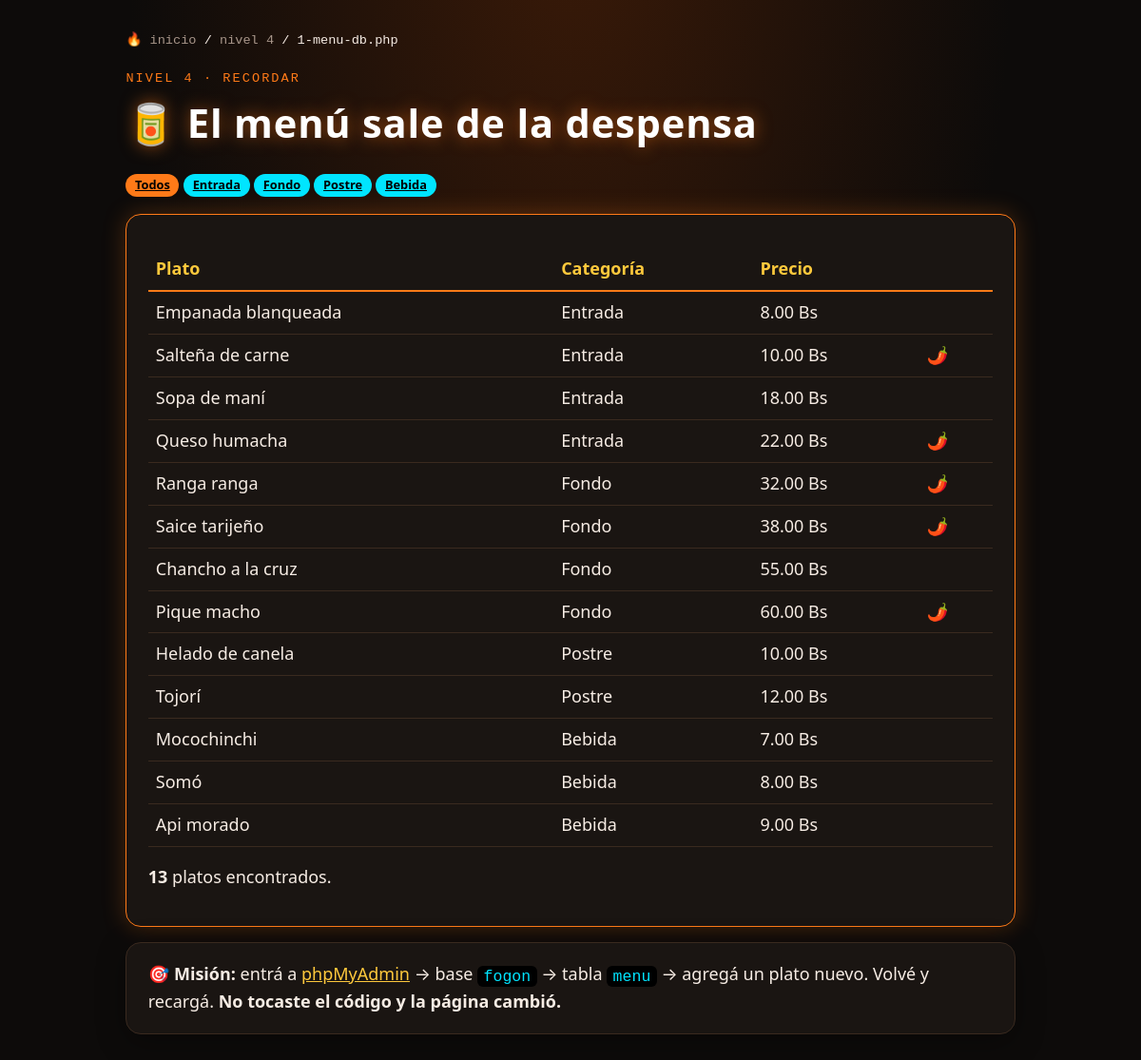
Screenshot of /04-recordar/1-menu-db.php with the database file from the repository.
### tables this page shows
CREATE TABLE menu (
  id        INT AUTO_INCREMENT PRIMARY KEY,
  plato     VARCHAR(80)  NOT NULL,
  categoria ENUM('Entrada','Fondo','Postre','Bebida') NOT NULL,
  precio    DECIMAL(6,2) NOT NULL,
  picante   TINYINT(1)   NOT NULL DEFAULT 0
);

### www/04-recordar/1-menu-db.php (the view, shortened to what this page needs)
<?php
require 'conexion.php';
$categoria = $_GET['cat'] ?? '';
if ($categoria === '') {
    $platos = $pdo->query('SELECT plato, categoria, precio, picante FROM menu ORDER BY categoria, precio')
                  ->fetchAll();
} else {
    $consulta = $pdo->prepare('SELECT plato, categoria, precio, picante FROM menu WHERE categoria = ? ORDER BY precio');
    $consulta->execute([$categoria]);
    $platos = $consulta->fetchAll();
}
function e($t) { return htmlspecialchars((string) $t, ENT_QUOTES, 'UTF-8'); }
?>
<!DOCTYPE html>
<html lang="es">
<head>
  <link rel="stylesheet" href="/assets/fogon.css">
</head>
<body>
<main>
  <div class="migas"><a href="/">🔥 inicio</a> / <a href="/04-recordar/">nivel 4</a> / 1-menu-db.php</div>
  <div class="kicker">NIVEL 4 · RECORDAR</div>
  <h1>🥫 El menú sale de la despensa</h1>
  <p>
    <a class="chip fuego" href="?">Todos</a>
    <?php foreach (['Entrada', 'Fondo', 'Postre', 'Bebida'] as $c): ?>
      <a class="chip cian" href="?cat=<?= $c ?>"><?= $c ?></a>
    <?php endforeach; ?>
  </p>
  <div class="tarjeta fuego">
    <table>
      <tr><th>Plato</th><th>Categoría</th><th>Precio</th><th></th></tr>
      <?php foreach ($platos as $p): ?>
        <tr>
          <td><?= e($p['plato']) ?></td>
          <td><?= e($p['categoria']) ?></td>
          <td><?= e($p['precio']) ?> Bs</td>
          <td><?= $p['picante'] ? '🌶️' : '' ?></td>
        </tr>
      <?php endforeach; ?>
    </table>
    <p><b><?= count($platos) ?></b> platos encontrados<?= $categoria ? ' en «' . e($categoria) . '»' : '' ?>.</p>
  </div>
  <div class="tarjeta">
    <b>🎯 Misión:</b> entrá a <a href="http://localhost:8091" target="_blank">phpMyAdmin</a> → base <code>fogon</code> →
    tabla <code>menu</code> → agregá un plato nuevo. Volvé y recargá. <b>No tocaste el código y la página cambió.</b>
  </div>
</main>
</body>
</html>

### www/assets/fogon.css (style rules this page uses)
:root { --bg: #0d0b0a; --panel: #1a1512; --linea: #3a2a1f; --fuego: #ff7a18; --oro: #ffc93c; --cian: #00e5ff; --verde: #39ff88; --rojo: #ff3d5a; --texto: #f6ece4; --gris: #a8968a; }
* { box-sizing: border-box; }
body { margin: 0; min-height: 100vh; color: var(--texto); font-family: system-ui, -apple-system, "Segoe UI", Roboto, sans-serif; font-size: 18px; line-height: 1.55; background: radial-gradient(ellipse at 50% -10%, #3a1a08 0%, var(--bg) 55%) fixed; }
main { max-width: 980px; margin: 0 auto; padding: 2rem 1.4rem 4rem; }
a { color: var(--oro); }
h1 { font-size: 2.6rem; margin: .2rem 0 .6rem; color: #fff; letter-spacing: .02em; text-shadow: 0 0 18px rgba(255,122,24,.55); }
.kicker { font-family: ui-monospace, Consolas, monospace; color: var(--fuego); letter-spacing: .15em; font-size: .85rem; }
.migas { font-family: ui-monospace, Consolas, monospace; font-size: .85rem; margin-bottom: 1.2rem; }
.migas a { color: var(--gris); text-decoration: none; }
.tarjeta { background: var(--panel); border: 1px solid var(--linea); border-radius: 16px; padding: 1.2rem 1.4rem; margin: 1rem 0; box-shadow: 0 8px 30px rgba(0,0,0,.35); }
.tarjeta.fuego { border-color: var(--fuego); box-shadow: 0 0 24px rgba(255,122,24,.25); }
code, .mono { font-family: ui-monospace, Consolas, monospace; background: #000; color: var(--cian); padding: .1rem .4rem; border-radius: 6px; font-size: .92em; }
table { width: 100%; border-collapse: collapse; margin: 1rem 0; }
th { text-align: left; color: var(--oro); border-bottom: 2px solid var(--fuego); padding: .5rem; }
td { padding: .5rem; border-bottom: 1px solid var(--linea); }
.chip { display: inline-block; padding: .15rem .6rem; border-radius: 99px; font-size: .8rem; font-weight: 700; }
.chip.fuego { background: var(--fuego); color: #000; }
.chip.cian { background: var(--cian); color: #000; }

### rows the page displays
menu: plato "Empanada blanqueada", categoria "Entrada", precio "8.00"
menu: plato "Salteña de carne", categoria "Entrada", precio "10.00"
menu: plato "Sopa de maní", categoria "Entrada", precio "18.00"
menu: plato "Queso humacha", categoria "Entrada", precio "22.00"
menu: plato "Ranga ranga", categoria "Fondo", precio "32.00"
menu: plato "Saice tarijeño", categoria "Fondo", precio "38.00"
menu: plato "Chancho a la cruz", categoria "Fondo", precio "55.00"
menu: plato "Pique macho", categoria "Fondo", precio "60.00"
menu: plato "Helado de canela", categoria "Postre", precio "10.00"
menu: plato "Tojorí", categoria "Postre", precio "12.00"
menu: plato "Mocochinchi", categoria "Bebida", precio "7.00"
menu: plato "Somó", categoria "Bebida", precio "8.00"
menu: plato "Api morado", categoria "Bebida", precio "9.00"

### other values shown
$c "Entrada"
$c "Fondo"
$c "Postre"
$c "Bebida"
count($platos) "13"
